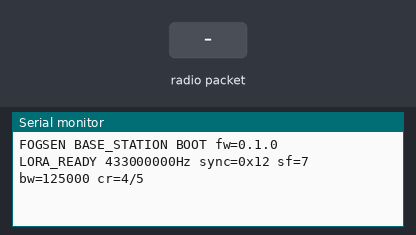
Bench run of a sketch on a simulated ESP8266 (Wemos D1 mini). Shown: the last lines printed to the serial monitor. The inputs (shaded band) are chosen by the test bench. No radio packets arrive unless stated.

Above: at 1.5 s.
1.6 s: radio packet "1" arrives
At 2.7 s:
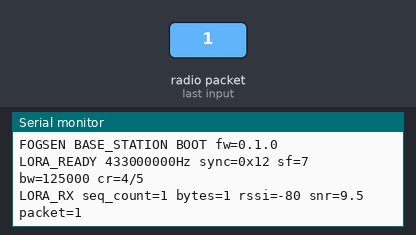
3.1 s: radio packet "0" arrives
At 5.8 s:
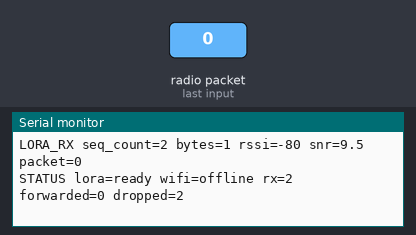
6.1 s: radio packet "2" arrives
At 7.4 s:
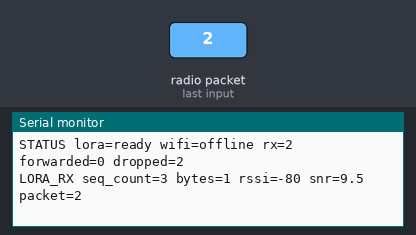

Measured:
- after the input at 1.6 s, the serial monitor: prints a new line at once (image 1)
- after the input at 3.1 s, the serial monitor: prints a new line at once (image 2)
- after the input at 6.1 s, the serial monitor: prints a new line at once (image 3)

The sketch:

base_station_esp8266.ino
```cpp
/*
 * MI Sense SX1278 base station receiver for an ESP8266/Wemos D1 mini.
 *
 * This is the MI Sense replacement for the old base-station sketch. It
 * prints every received LoRa JSON packet and optionally forwards the raw line
 * to a TCP listener on the laptop. Keep the current working base-station image
 * installed until Wi-Fi credentials and the backend address are configured.
 */

#include <Arduino.h>
#include <ESP8266WiFi.h>
#include <LoRa.h>
#include <SPI.h>

#if __has_include("wifi_secrets.h")
#include "wifi_secrets.h"
#else
#define FOGSEN_WIFI_SSID ""
#define FOGSEN_WIFI_PASSWORD ""
#define FOGSEN_PC_HOST ""
#endif

namespace {

constexpr uint8_t kLoraNss = D8;
constexpr uint8_t kLoraReset = D0;
constexpr uint8_t kLoraDio0 = D1;
constexpr long kLoraFrequencyHz = 433000000L;
constexpr uint8_t kLoraSyncWord = 0x12;
constexpr uint16_t kFogSenTcpPort = 8765;
constexpr uint32_t kWifiRetryMs = 10000;
constexpr uint32_t kPacketStatusMs = 5000;

WiFiClient client;
bool loraReady = false;
uint32_t packetsReceived = 0;
uint32_t packetsForwarded = 0;
uint32_t packetsDropped = 0;
uint32_t lastWifiAttemptMs = 0;
uint32_t lastStatusMs = 0;
uint32_t lastTcpAttemptMs = 0;
uint32_t lastRadioAttemptMs = 0;

bool beginRadio() {
  SPI.begin();
  LoRa.setPins(kLoraNss, kLoraReset, kLoraDio0);
  if (!LoRa.begin(kLoraFrequencyHz)) {
    Serial.println(F("LORA_INIT_FAILED"));
    loraReady = false;
    return false;
  }
  LoRa.setSyncWord(kLoraSyncWord);
  LoRa.setSpreadingFactor(7);
  LoRa.setSignalBandwidth(125E3);
  LoRa.setCodingRate4(5);
  LoRa.setPreambleLength(8);
  LoRa.enableCrc();
  LoRa.receive();
  loraReady = true;
  Serial.println(F("LORA_READY 433000000Hz sync=0x12 sf=7 bw=125000 cr=4/5"));
  return true;
}

void maintainWifi(uint32_t nowMs) {
  if (strlen(FOGSEN_WIFI_SSID) == 0) return;
  if (WiFi.status() == WL_CONNECTED) {
    if (client.connected()) {
      return;
    }
    if (strlen(FOGSEN_PC_HOST) != 0 && nowMs - lastTcpAttemptMs >= 5000) {
      lastTcpAttemptMs = nowMs;
      client.setTimeout(250);
      client.connect(FOGSEN_PC_HOST, kFogSenTcpPort);
    }
    return;
  }
  if (nowMs - lastWifiAttemptMs < kWifiRetryMs) {
    return;
  }
  lastWifiAttemptMs = nowMs;
  WiFi.mode(WIFI_STA);
  WiFi.begin(FOGSEN_WIFI_SSID, FOGSEN_WIFI_PASSWORD);
  Serial.print(F("WIFI_CONNECTING ssid="));
  Serial.println(FOGSEN_WIFI_SSID);
}

void receiveLoRa(uint32_t nowMs) {
  if (!loraReady) {
    return;
  }
  const int packetSize = LoRa.parsePacket();
  if (packetSize <= 0) {
    return;
  }
  String packet;
  packet.reserve(packetSize + 1);
  while (LoRa.available()) {
    packet += static_cast<char>(LoRa.read());
  }
  ++packetsReceived;
  const int rssi = LoRa.packetRssi();
  const float snr = LoRa.packetSnr();
  Serial.print(F("LORA_RX seq_count="));
  Serial.print(packetsReceived);
  Serial.print(F(" bytes="));
  Serial.print(packet.length());
  Serial.print(F(" rssi="));
  Serial.print(rssi);
  Serial.print(F(" snr="));
  Serial.print(snr, 1);
  Serial.print(F(" packet="));
  Serial.println(packet);

  if (!client.connected()) {
    ++packetsDropped;
    LoRa.receive();
    return;
  }
  const size_t sent = client.write(reinterpret_cast<const uint8_t*>(packet.c_str()), packet.length());
  if (sent == packet.length() && client.write('\n') == 1) {
    ++packetsForwarded;
  } else {
    ++packetsDropped;
    client.stop();
  }
  (void)nowMs;
  LoRa.receive();
}

}  // namespace

void setup() {
  Serial.begin(115200);
  delay(300);
  Serial.println(F("FOGSEN BASE_STATION BOOT fw=0.1.0"));
  beginRadio();
  WiFi.persistent(false);
  if (strlen(FOGSEN_WIFI_SSID) != 0) {
    WiFi.mode(WIFI_STA);
    WiFi.begin(FOGSEN_WIFI_SSID, FOGSEN_WIFI_PASSWORD);
  } else {
    WiFi.mode(WIFI_OFF);
  }
}

void loop() {
  const uint32_t nowMs = millis();
  if (!loraReady && nowMs - lastRadioAttemptMs >= 5000) {
    lastRadioAttemptMs = nowMs;
    beginRadio();
  }
  maintainWifi(nowMs);
  receiveLoRa(nowMs);
  if (nowMs - lastStatusMs >= kPacketStatusMs) {
    lastStatusMs = nowMs;
    Serial.print(F("STATUS lora="));
    Serial.print(loraReady ? F("ready") : F("offline"));
    Serial.print(F(" wifi="));
    Serial.print(WiFi.status() == WL_CONNECTED ? F("connected") : F("offline"));
    Serial.print(F(" rx="));
    Serial.print(packetsReceived);
    Serial.print(F(" forwarded="));
    Serial.print(packetsForwarded);
    Serial.print(F(" dropped="));
    Serial.println(packetsDropped);
  }
  yield();
}
```

wifi_secrets.example.h
```cpp
#pragma once

#define FOGSEN_WIFI_SSID "YOUR_WIFI_NAME"
#define FOGSEN_WIFI_PASSWORD "YOUR_WIFI_PASSWORD"
#define FOGSEN_PC_HOST "192.168.1.100"
```
